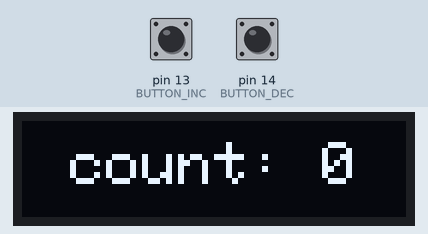
The sketch below on a simulated Arduino Uno, built with avr-gcc and run on an emulated ATmega328P. Parts: 128×32 one-colour display. The inputs (shaded band) are chosen by the test bench; at power-on: pin 13 (BUTTON_INC) HIGH, pin 14 (BUTTON_DEC) HIGH. What the sketch prints to the serial monitor is not drawn.

Above: at 1.2 s.
1.3 s: pin 13 (BUTTON_INC) pulled LOW for 0.15 s
At 2.2 s:
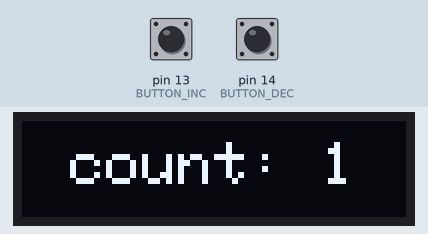
2.9 s: pin 13 (BUTTON_INC) pulled LOW for 1 s
At 3.8 s:
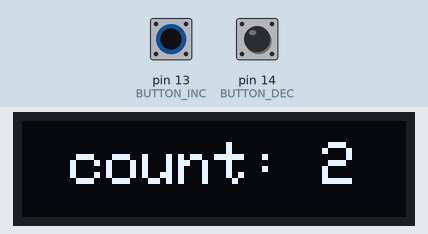
Timing chart, 0 to 5.9 s (numbered marks = the images above; inputs shaded):
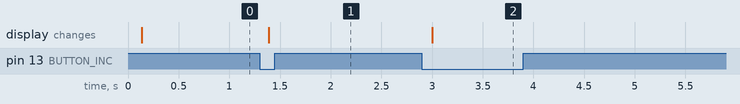

Measured:
- after the input at 1.3 s, the display: changes after 0.09 s (image 1)
- after the input at 2.9 s, the display: changes after 0.10 s (image 2)

The sketch:

tally_counter.ino
```cpp
#include <Wire.h>
#include <Adafruit_GFX.h>
#include <Adafruit_SSD1306.h>

#define BUTTON_INC 13
#define BUTTON_DEC 14
#define DEBOUNCE_TIME 75

Adafruit_SSD1306 display(128, 32, &Wire, -1);
int counter = 0;

int prevState_inc;
int prevState_dec;
int currentState_inc;
int currentState_dec;

unsigned long lastDebounceTime = 0;
int lastFlickerableState_inc = LOW;
int lastFlickerableState_dec = LOW;

void setup() {
  Serial.begin(9600);
  pinMode(BUTTON_INC, INPUT_PULLUP);
  pinMode(BUTTON_DEC, INPUT_PULLUP);

  display.begin(SSD1306_SWITCHCAPVCC, 0x3C);
  display.clearDisplay();
  display.display();
}

void loop() {
  currentState_inc = digitalRead(BUTTON_INC);
  currentState_dec = digitalRead(BUTTON_DEC);

  if((currentState_inc != lastFlickerableState_inc) || (currentState_dec != lastFlickerableState_dec)){
    lastDebounceTime = millis();
    lastFlickerableState_inc = currentState_inc;
    lastFlickerableState_dec = currentState_dec;
  }

  if((millis() - lastDebounceTime) > DEBOUNCE_TIME){

    if ((currentState_inc == LOW) && (prevState_inc == HIGH)) {
      counter++;
      Serial.println(counter);
    }


    if ((prevState_dec == HIGH) && (currentState_dec == LOW) && (counter != 0)) { //prevent negative value
      counter--;
      Serial.println(counter);
    }


    if((digitalRead(BUTTON_INC) == LOW) && (digitalRead(BUTTON_DEC) == LOW) ){
      counter=0;
      Serial.println(counter);
    }


    display.clearDisplay();
    display.setTextSize(2);
    display.setTextColor(SSD1306_WHITE);
    display.setCursor(16, 7);
    display.print("count: ");
    display.println(counter);
    display.display();

    prevState_inc = currentState_inc;
    prevState_dec = currentState_dec;
  }
}
```
